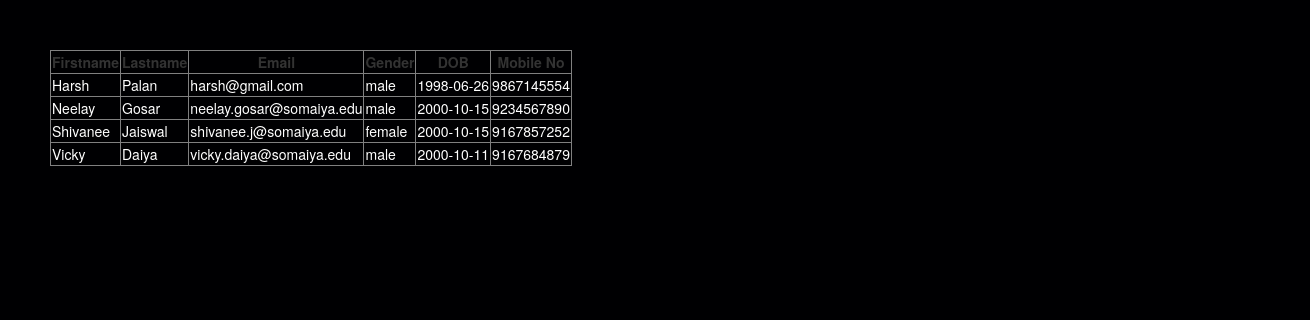
/adminlogin.php, run on an earlier commit of the app's database.
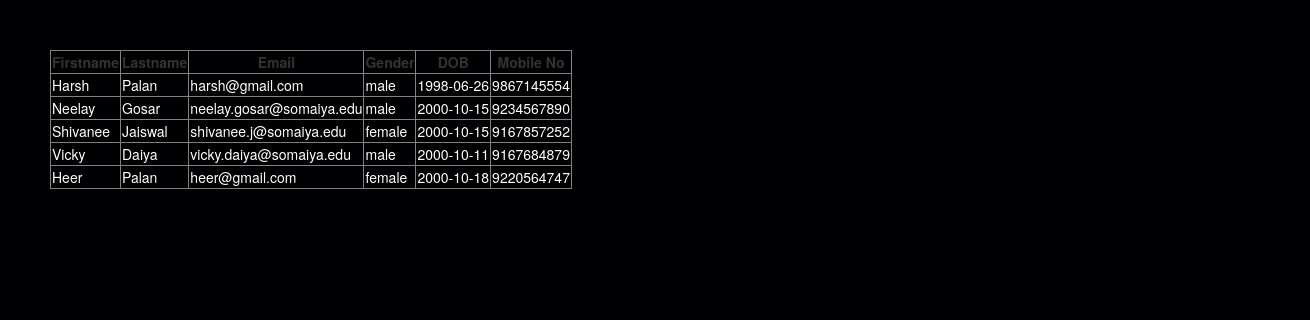
And on a later commit of the database.
### tables this page shows
CREATE TABLE `users` (
  `f_name` varchar(50) NOT NULL,
  `l_name` varchar(50) NOT NULL,
  `email` varchar(50) NOT NULL,
  `password` varchar(20) NOT NULL,
  `gender` varchar(10) NOT NULL,
  `marital` varchar(10) NOT NULL,
  `dob` varchar(20) NOT NULL,
  `mobile` bigint(10) NOT NULL,
  `ques` varchar(100) NOT NULL,
  `ans` varchar(100) NOT NULL,
  `usertype` varchar(5) NOT NULL,
  `u_name` varchar(25) DEFAULT NULL
);

### adminlogin.php (the view, shortened to what this page needs)
<!DOCTYPE html>
<html>
<head>
	<link href="css/bootstrap.min.css" rel="stylesheet" >
	<link href="css/bootstrap.css" rel="stylesheet" >
	<link href="css/admincss.css" rel="stylesheet" >
</head>
<body>
		<?php
			require('firstimport.php');
			$tbl_name="users";
			mysqli_select_db($conn,"$db_name")or die("cannot select DB");
			$sql="SELECT * FROM $tbl_name ";
			$result=mysqli_query($conn,$sql) or trigger_error(mysql_error.$sql);
			echo "<table border='1'>
			<tr>
			<th>Firstname</th>
			<th>Lastname</th>
			<th>Email</th>
			<th>Gender</th>
			<th>DOB</th>
			<th>Mobile No</th>
			</tr>";
			while($row = mysqli_fetch_array($result))
			{
			echo "<tr>";
			echo "<td>" . $row['f_name'] . "</td>";
			echo "<td>" . $row['l_name'] . "</td>";
			echo "<td>" . $row['email'] . "</td>";
			echo "<td>" . $row['gender'] . "</td>";
			echo "<td>" . $row['dob'] . "</td>";
			echo "<td>" . $row['mobile'] . "</td>";
			echo "</tr>";
			}
			echo "</table>";
		?>
</body>
</html>

### css/admincss.css (style rules this page uses)
body { width: 100%; background-color: rgb(0,0,2); padding: 50px 50px; }
td { color:white; }

What changed in the data, as far as the page shows it:
added users: f_name "Heer", l_name "Palan", email "heer@gmail.com", gender "female", dob "2000-10-18", mobile "9220564747"
